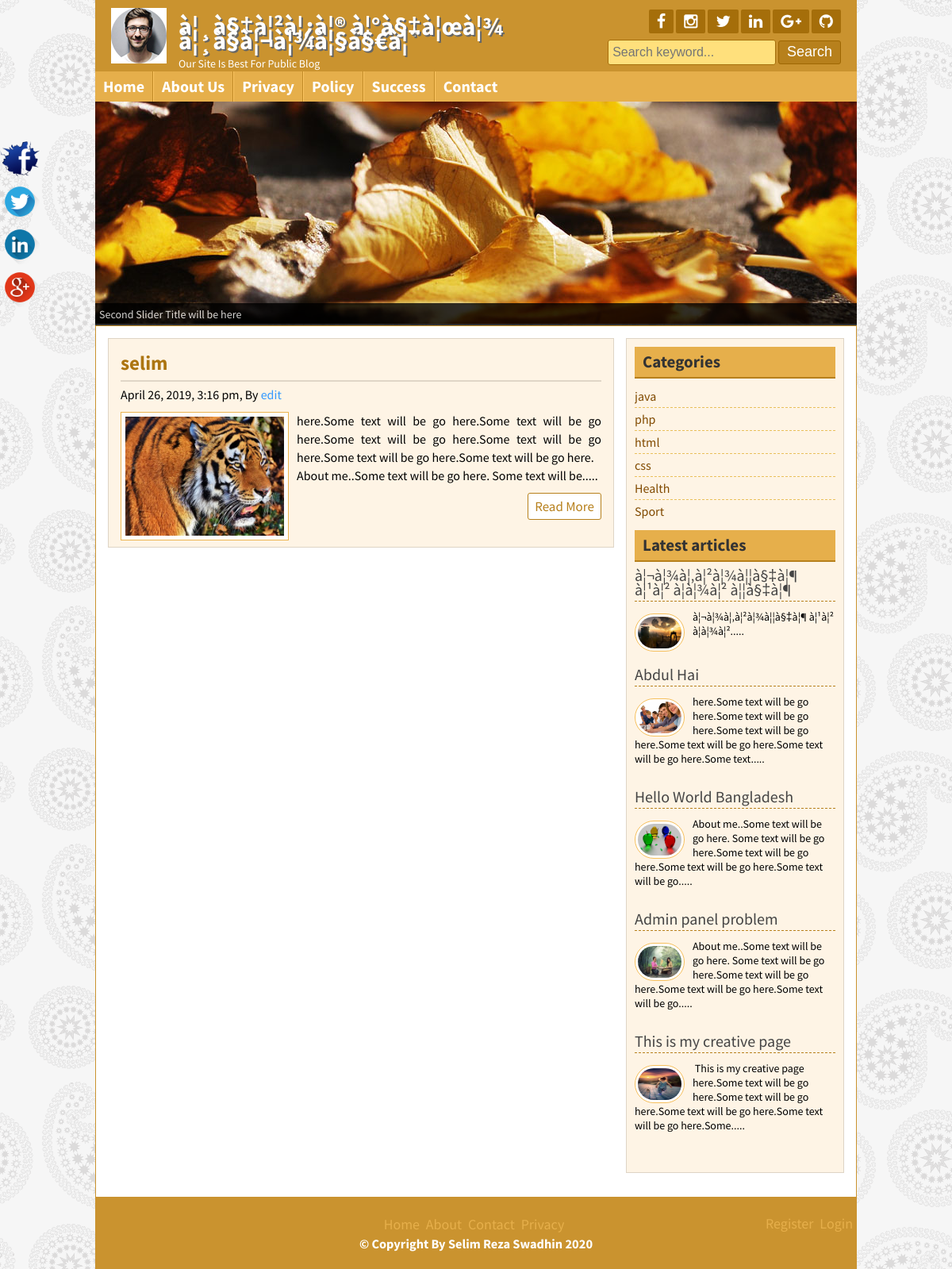
Page /posts.php?category=2 on the committed database.
### tables this page shows
CREATE TABLE `tbl_slogan` (
  `id` int(11) NOT NULL,
  `title` varchar(255) NOT NULL,
  `slogan` varchar(255) NOT NULL,
  `logo` varchar(255) NOT NULL
);

CREATE TABLE `tbl_social` (
  `id` int(11) NOT NULL,
  `fb` varchar(255) NOT NULL,
  `ins` varchar(255) NOT NULL,
  `tw` varchar(255) NOT NULL,
  `ln` varchar(255) NOT NULL,
  `gp` varchar(255) NOT NULL,
  `git` varchar(255) NOT NULL
);

CREATE TABLE `tbl_page` (
  `id` int(11) NOT NULL,
  `name` varchar(255) NOT NULL,
  `body` text NOT NULL
);

CREATE TABLE `tbl_post` (
  `id` int(11) NOT NULL,
  `cat` int(11) NOT NULL,
  `title` varchar(255) NOT NULL,
  `body` text NOT NULL,
  `image` varchar(255) NOT NULL,
  `author` varchar(255) NOT NULL,
  `tags` varchar(255) NOT NULL,
  `description` text NOT NULL,
  `date` timestamp NOT NULL DEFAULT current_timestamp(),
  `userid` int(11) NOT NULL
);

CREATE TABLE `tbl_category` (
  `id` int(11) NOT NULL,
  `name` varchar(255) NOT NULL
);

CREATE TABLE `tbl_footer` (
  `id` int(11) NOT NULL,
  `node` varchar(255) NOT NULL
);

### lib/Database.php (called while the page is built, shortened)
<?php
Class Database{
	public $host   = DB_HOST;
	public $user   = DB_USER;
	public $pass   = DB_PASS;
	public $dbname = DB_NAME;
	public $link;
	private function connectDB(){
	$this->link = new mysqli($this->host, $this->user, $this->pass, $this->dbname);
 }
	public function select($query){
		$result = $this->link->query($query) or die($this->link->error.__LINE__);
		if($result->num_rows > 0){
			return $result;
		} else {
			return false;
		}
	}
}

### helpers/Format.php (called while the page is built, shortened)
<?php
class Format{
    public function formatDate($date){
    	return date('F j, Y, g:i a', strtotime($date));
    }
    public function textShorten($text, $limit=400){
        $text = $text. " ";
        $text = substr($text, 0, $limit);
        $text = substr($text, 0, strrpos($text, ' '));
        $text = $text. ".....";
        return $text;
    }
}

### posts.php (the view)
<?php include"inc/header.php"; ?>
<?php include"inc/slider.php"; ?>
<?php
if (!isset($_GET['category']) || $_GET['category'] == NULL){
    header("Location:404.php");
}else{
    $id = $_GET['category'];
}
?>
<div class="contentsection contemplete clear">
    <div class="maincontent clear">
    <?php
    $query = "SELECT * FROM tbl_post WHERE cat=$id";
    $post  = $db->select($query);
    if($post){
        while($result = $post->fetch_assoc()){
    ?>
        <div class="samepost clear">
            <h2><a href="post.php?id=<?= $result['id']; ?>"><?= $result['title']; ?></a></h2>
            <h4><?= $fm->formatDate($result['date']); ?>, By <a href="#"><?= $result['author']; ?></a></h4>
            <a href="#"><img src="admin/<?= $result['image']; ?>" alt="post image"/></a>
            <?= $fm->textShorten($result['body'], 230); ?>
            <div class="readmore clear">
                <a href="post.php?id=<?= $result['id']; ?>">Read More</a>
            </div>
        </div>
        <?php }} else{echo "<script>window.location='404.php'</script>";} ?>
    </div>
<?php include"inc/sidebar.php"; ?>
<?php include"inc/footer.php"; ?>

### inc/header.php (shortened to what this page needs)
<?php include"lib/Database.php"; ?>
<?php include"helpers/Format.php"; ?>
<?php
    $db = new Database();
    $fm = new Format();
?>
<!DOCTYPE html>
<html>
<head>
   <?php include 'scripts/css.php'; ?>
</head>
<body>
<div class="headersection templete clear">
    <a href="index.php">
        <div class="logo">
            <?php
                $query = "SELECT * FROM tbl_slogan WHERE id ='1'";
                $blog_title = $db->select($query);
                if ($blog_title) {
                while ($result = $blog_title->fetch_assoc()) {
            ?>
            <img src="admin/<?= $result['logo']; ?>" alt="Logo"/>
            <h2><?= $result['title']; ?></h2>
            <p><?= $result['slogan']; ?></p>
            <?php }} ?>
        </div>
    </a>
    <div class="social clear">
        <div class="icon clear">
            <?php
                $query = "SELECT * FROM tbl_social WHERE id ='1'";
                $social_media = $db->select($query);
                if ($social_media) {
                while ($result = $social_media->fetch_assoc()) {
            ?>
                <a href="<?= $result['fb']; ?>" target="_blank"><i class="fa fa-facebook facebook"></i></a>
                <a href="<?= $result['ins']; ?>" target="_blank"><i class="fa fa-instagram instagram"></i></a>
                <a href="<?= $result['tw']; ?>" target="_blank"><i class="fa fa-twitter twitter"></i></a>
                <a href="<?= $result['ln']; ?>" target="_blank"><i class="fa fa-linkedin linkedin"></i></a>
                <a href="<?= $result['gp']; ?>" target="_blank"><i class="fa fa-google-plus google-plus"></i></a>
                <a href="<?= $result['git']; ?>" target="_blank"><i class="fa fa-github github"></i></a>
           <?php }} ?>
        </div>
        <div class="searchbtn clear">
            <form action="search.php" method="get">
                <input type="text" name="search" placeholder="Search keyword..."/>
                <input type="submit" name="submit" value="Search"/>
            </form>
        </div>
    </div>
</div>
<div class="navsection templete">
    <?php
        $path = $_SERVER['SCRIPT_FILENAME'];
        $current_page = basename($path, '.php');
    ?>
    <ul>
        <li><a
        <?php if ($current_page == 'index') { echo 'id="active"'; }?>
                    href="index.php">Home</a></li>
        <?php
            $query = "SELECT * FROM tbl_page";
            $pages = $db->select($query);
            if ($pages) {
                while ($result = $pages->fetch_assoc()) {
        ?>
                <li><a
                        <?php
                            if (isset($_GET['pageid']) && $_GET['pageid'] == $result['id']) {
                                echo 'id="active"';
                            }
                        ?>
                            href="page.php?pageid=<?= $result['id']; ?>"><?= $result['name']; ?></a></li>
        <?php }} ?>
        <li><a
                <?php if ($current_page == 'contact') { echo 'id="active"'; }?>
                    href="contact.php">Contact</a></li>
    </ul>
</div>

### inc/sidebar.php
<div class="sidebar clear">
    <div class="samesidebar clear">
        <h2>Categories</h2>
        <ul>
            <?php
                $query = "SELECT * FROM tbl_category LIMIT 6";
                $category  = $db->select($query);
                if($category){
                while($result = $category->fetch_assoc()){
            ?>
            <li><a href="posts.php?category=<?= $result['id']; ?>"><?= $result['name']; ?></a></li>
            <?php }}else{ ?>
                <li>No Category Created</li>
            <?php } ?>
        </ul>
    </div>
    <div class="samesidebar clear">
        <h2>Latest articles</h2>
        <?php
            $query = "SELECT * FROM tbl_post ORDER BY id DESC LIMIT 5";
            $post  = $db->select($query);
            if($post){
            while($result = $post->fetch_assoc()){
        ?>
        <div class="popular clear">
            <h3><a href="post.php?id=<?= $result['id']; ?>"><?= $result['title']; ?></a></h3>
            <a href="post.php?id=<?= $result['id']; ?>"><img src="admin/<?= $result['image']; ?>" alt="post image"/></a>
            <?= $fm->textShorten($result['body'], 150); ?>
        </div>
        <?php }} else{"<script>window.location='404.php'</script>";} ?>
    </div>
</div>

### inc/footer.php (shortened to what this page needs)
</div>
<div class="footersection templete clear">
    <div class="footermenu clear">
        <ul>
            <li><a href="#">Home</a></li>
            <li><a href="#">About</a></li>
            <li><a href="#">Contact</a></li>
            <li><a href="#">Privacy</a></li>
        </ul>
        <ul style="float: right;margin-top: -20px;">
            <li><a href="admin/registration.php" title="Click For Registration Me">Register</a></li>
            <li><a href="admin/login.php" title="Click For login Me">Login</a></li>
        </ul>
    </div>
    <?php
    $query = "SELECT * FROM tbl_footer WHERE id ='1'";
    $footernote = $db->select($query);
    if ($footernote) {
    while ($fresult = $footernote->fetch_assoc()) {
    ?>
    <h3 style="color:#fff;">&copy; <?= $fresult['node']; ?> <?= date('Y'); ?></h3>
    <?php }} ?>
</div>
<div class="fixedicon clear">
    <?php
        $query = "SELECT * FROM tbl_social WHERE id ='1'";
        $social_media = $db->select($query);
        if ($social_media) {
        while ($result = $social_media->fetch_assoc()) {
    ?>
    <a href="<?= $result['fb']; ?>" target="_blank"><img src="images/fb.png" alt="Facebook"/></a>
    <a href="<?= $result['tw']; ?>" target="_blank"><img src="images/social/twitter.png" alt="Twitter"/></a>
    <a href="<?= $result['ln']; ?>" target="_blank"><img src="images/social/linkedin.png" alt="LinkedIn"/></a>
    <a href="<?= $result['gp']; ?>" target="_blank"><img src="images/social/google.png" alt="GooglePlus"/></a>
<?php }} ?>
</div>
</body>
</html>

### theme/default.css (style rules this page uses)
.headersection, .footersection { background: #ca932f none repeat scroll 0 0; color: #fff; }
.icon { float: right; }
.icon a { background: #a56e0a none repeat scroll 0 0; }
.searchbtn input[type="text"] { border: 1px solid #A56E0A; background: #FFE07C none repeat scroll 0 0; }
.searchbtn input[type="submit"] { border: 1px solid #9d6602; }
input[type="submit"] { background: #b7801c none repeat scroll 0 0; border: 1px solid #e6af4b; }
.navsection { background: none repeat scroll 0 0 #e6af4b; }
.navsection ul li { border-left: 1px solid #fdc662; border-right: 1px solid #c18a26; }
.samepost h2, .about h2 { color: #ac7511; }
.samepost h2 a { color: #ac7511; }
.maincontent, .sidebar { background: #fef4e5 none repeat scroll 0 0; }
.samepost img { border: 1px solid #ebb450; }
.contentsection { border: 1px solid #ca932f; }
.samesidebar h2 { background: #e6af4b none repeat scroll 0 0; border-bottom: 2px solid #b7801c; color: #333; }
.readmore a { border: 1px solid #b7801c; color: #b7801c; }
.footermenu ul li a { color: #E6AF4B; }
.popular img { background: #fff none repeat scroll 0 0; border: 1px solid #f6bf5b; }

### inc/footer.php (style rules this page uses)
ul>li>a { text-decoration: none; }

### rows in the picture
tbl_slogan: logo (picture), title "à¦¸à§‡à¦²à¦¿à¦® à¦°à§‡à¦œà¦¾ à¦¸à§à¦¬à¦¾à¦§à§€à¦¨", slogan "Our Site Is Best For Public Blog"
tbl_page: name "About Us"
tbl_page: name "Privacy"
tbl_page: name "Policy"
tbl_page: name "Success"
tbl_post: title "selim", date "April 26, 2019, 3:16 pm", author "edit", image (picture), body "here.Some text will be go here.Some text will be go here.Some text will be go here.Some text will be go here.Some text will be go here.Some text will be go here. About me..Some text will be go here. Some text will be....."
tbl_category: name "java"
tbl_category: name "php"
tbl_category: name "html"
tbl_category: name "css"
tbl_category: name "Health"
tbl_category: name "Sport"
tbl_post: title "à¦¬à¦¾à¦‚à¦²à¦¾à¦¦à§‡à¦¶ à¦¹à¦² à¦­à¦¾à¦² à¦¦à§‡à¦¶", image (picture), body "à¦¬à¦¾à¦‚à¦²à¦¾à¦¦à§‡à¦¶ à¦¹à¦² à¦­à¦¾à¦²....."
tbl_post: title "Abdul Hai", image (picture), body "here.Some text will be go here.Some text will be go here.Some text will be go here.Some text will be go here.Some text will be go here.Some text....."
tbl_post: title "Hello World Bangladesh", image (picture), body "About me..Some text will be go here. Some text will be go here.Some text will be go here.Some text will be go here.Some text will be go....."
tbl_post: title "Admin panel problem", image (picture), body "About me..Some text will be go here. Some text will be go here.Some text will be go here.Some text will be go here.Some text will be go....."
tbl_post: title "This is my creative page", image (picture), body "This is my creative page here.Some text will be go here.Some text will be go here.Some text will be go here.Some text will be go here.Some....."
tbl_footer: node "Copyright By Selim Reza Swadhin"
